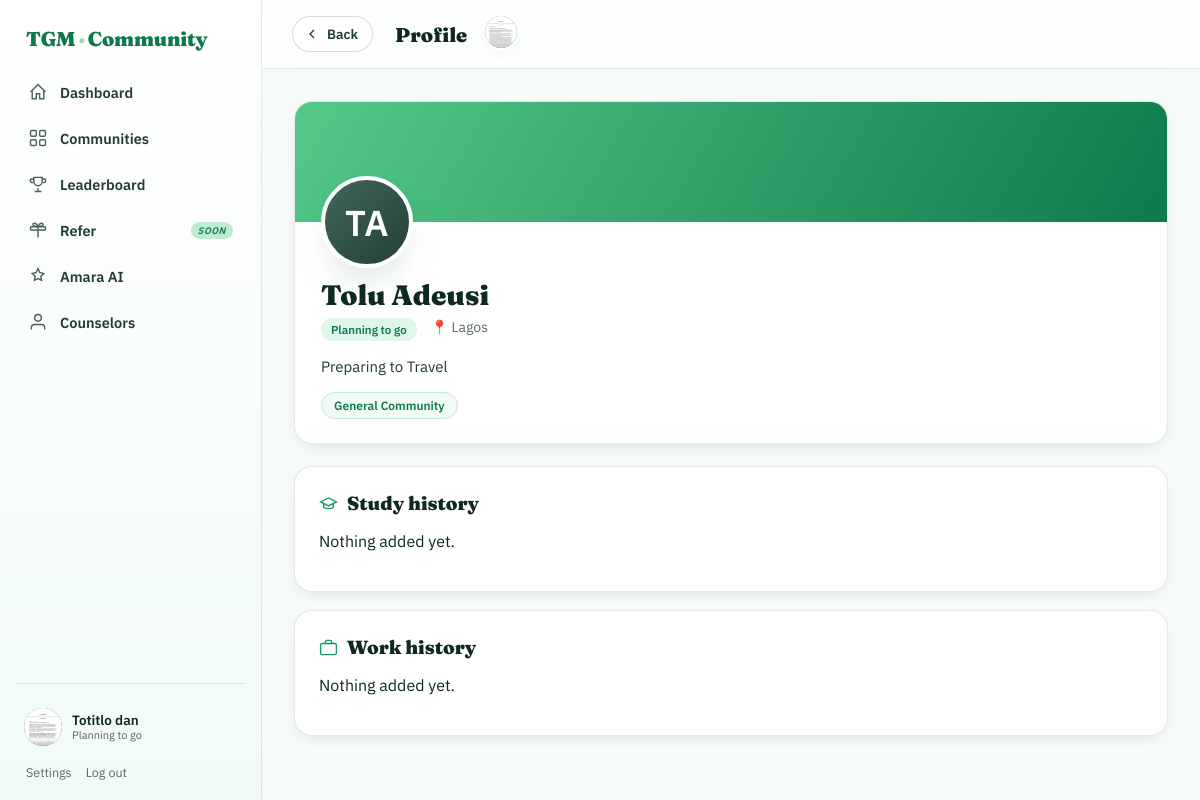
The app's page /u/2 (signed in) with its own data.
### tables this page shows
CREATE TABLE students (
            id INTEGER PRIMARY KEY AUTOINCREMENT,
            email TEXT NOT NULL UNIQUE,
            display_name TEXT,
            created_at TEXT NOT NULL,
            last_seen_at TEXT,
            is_banned INTEGER NOT NULL DEFAULT 0
        , user_type TEXT, avatar_path TEXT, location TEXT, destination TEXT, headline TEXT, bio TEXT, study_history TEXT, work_history TEXT, onboarded INTEGER NOT NULL DEFAULT 0, chat_mode TEXT NOT NULL DEFAULT 'ai', phone TEXT, password_hash TEXT, journey_stage TEXT, journey_updated_at TEXT);

CREATE TABLE room_members (
            student_id INTEGER NOT NULL REFERENCES students(id),
            room TEXT NOT NULL,
            joined_at TEXT NOT NULL,
            PRIMARY KEY (student_id, room)
        );

### blueprints/social.py (the view)
@social_bp.route("/u/<int:user_id>")
@login_required
def profile(user_id):
    db = get_db()
    row = db.execute("SELECT * FROM students WHERE id = ?", (user_id,)).fetchone()
    if not row:
        abort(404)
    prof = profile_dict(row)
    joined = [
        COMMUNITY_ROOM_META.get(r["room"], {}).get("label", r["room"])
        for r in db.execute("SELECT room FROM room_members WHERE student_id = ?", (user_id,)).fetchall()
    ]
    return render_template(
        "profile.html", prof=prof, joined_rooms=joined, is_me=(user_id == session["student_id"])
    )

### blueprints/admin.py (called while the page is built, shortened)
@admin_bp.app_context_processor
def _inject_admin():
    if not (request.path or "").startswith("/admin"):
        return {}

### blueprints/social.py (called while the page is built)
def _load_json(raw):
    try:
        val = json.loads(raw) if raw else []
        return val if isinstance(val, list) else []
    except (ValueError, TypeError):
        return []

def current_student(db=None):
    sid = session.get("student_id")
    if not sid:
        return None
    db = db or get_db()
    return db.execute("SELECT * FROM students WHERE id = ?", (sid,)).fetchone()

def profile_dict(row):
    if not row:
        return None
    name = row["display_name"] or (row["email"].split("@")[0] if row["email"] else "Member")
    initials = "".join(w[0] for w in name.split()[:2]).upper() or "M"
    keys = row.keys()
    def g(k, default=None):
        return row[k] if k in keys else default
    return {
        "id": row["id"],
        "name": name,
        "initials": initials,
        "user_type": g("user_type") or "aspiring",
        "location": g("location") or "",
        "destination": g("destination") or "",
        "headline": g("headline") or "",
        "bio": g("bio") or "",
        "has_avatar": bool(g("avatar_path")),
        "study_history": _load_json(g("study_history")),
        "work_history": _load_json(g("work_history")),
        "onboarded": bool(g("onboarded")),
    }

def _rooms():
    return [
        {"key": k, **COMMUNITY_ROOM_META.get(k, {"label": k.title(), "code": k[:2].upper(), "blurb": ""})}
        for k in COMMUNITY_ROOMS
    ]

@social_bp.app_context_processor
def _inject():
    me = None
    if session.get("student_id"):
        me = profile_dict(current_student())
    return {"me": me, "nav_rooms": _rooms(), "ep": request.endpoint}

@social_bp.before_request
def _require_onboarding():
    exempt = {"social.onboarding", "social.avatar", "static"}
    if request.endpoint in exempt:
        return None
    if not session.get("student_id"):
        return None  # login_required on the view handles anon users
    row = current_student()
    if row and not (row["onboarded"] if "onboarded" in row.keys() else 0):
        return redirect(url_for("social.onboarding"))
    return None

### extensions.py (called while the page is built)
def login_required(view):
    @wraps(view)
    def wrapped(*args, **kwargs):
        if not session.get("student_id"):
            return redirect(url_for("auth.join", next=request.path))
        return view(*args, **kwargs)
    return wrapped

### templates/profile.html (shortened to what this page needs)
{% extends "app_base.html" %}
{% from "_avatar.html" import avatar %}
{% block page_title %}Profile{% endblock %}
{% block back %}<a class="backbtn" href="{{ url_for('social.communities') }}"><svg viewBox="0 0 24 24" fill="none" stroke="currentColor" stroke-width="2"><path d="M15 18l-6-6 6-6"/></svg>Back</a>{% endblock %}
{% block app_content %}
<div class="card profile-hero">
  <div class="profile-cover"></div>
  <div class="profile-body">
    {{ avatar(prof, 92) }}
    <div class="profile-name">
      <div>
        <h1>{{ prof.name }}</h1>
        <div class="meta">
          <span class="type-badge {{ prof.user_type }}">{{ 'Already abroad' if prof.user_type == 'abroad' else 'Planning to go' }}</span>
          {% if prof.location %}<span>📍 {{ prof.location }}</span>{% endif %}
        </div>
      </div>
    </div>
    {% if prof.headline %}<p class="profile-headline">{{ prof.headline }}</p>{% endif %}
    {% if joined_rooms %}
    <div class="profile-tags">
      {% for r in joined_rooms %}<span class="tag">{{ r }} Community</span>{% endfor %}
    </div>
    {% endif %}
  </div>
</div>
<div class="card form-card timeline-section" style="max-width:none;">
  <h2><svg viewBox="0 0 24 24" fill="none" stroke="currentColor" stroke-width="1.7"><path d="M22 10 12 5 2 10l10 5 10-5z"/><path d="M6 12v5c3 2 9 2 12 0v-5"/></svg> Study history</h2>
  {% if prof.study_history %}
  <ul class="timeline">
    {% for s in prof.study_history %}
    <li><span class="dot"></span><div><div class="t-title">{{ s.title }}</div><div class="t-org">{{ s.org }}</div><div class="t-years">{{ s.years }}</div></div></li>
    {% endfor %}
  </ul>
  {% else %}<p class="rc-blurb">{% if is_me %}Add your studies from <a href="{{ url_for('social.settings') }}" style="color:var(--g-700);">Settings</a>.{% else %}Nothing added yet.{% endif %}</p>{% endif %}
</div>
<div class="card form-card timeline-section" style="max-width:none;margin-top:18px;">
  <h2><svg viewBox="0 0 24 24" fill="none" stroke="currentColor" stroke-width="1.7"><rect x="2" y="7" width="20" height="14" rx="2"/><path d="M8 7V5a2 2 0 0 1 2-2h4a2 2 0 0 1 2 2v2"/></svg> Work history</h2>
  {% if prof.work_history %}
  <ul class="timeline">
    {% for w in prof.work_history %}
    <li><span class="dot"></span><div><div class="t-title">{{ w.title }}</div><div class="t-org">{{ w.org }}</div><div class="t-years">{{ w.years }}</div></div></li>
    {% endfor %}
  </ul>
  {% else %}<p class="rc-blurb">{% if is_me %}Add your experience from <a href="{{ url_for('social.settings') }}" style="color:var(--g-700);">Settings</a>.{% else %}Nothing added yet.{% endif %}</p>{% endif %}
</div>
{% endblock %}

### templates/app_base.html (shortened to what this page needs)
<!doctype html>
<html lang="en">
<head>
<link rel="stylesheet" href="{{ url_for('static', filename='css/social.css') }}" />
</head>
<body class="app">
{% set ep = request.endpoint or '' %}
<div class="app-shell">
  <aside class="side">
    <a class="side-brand" href="{{ url_for('home') }}">TGM<span>·</span>Community</a>
    <nav class="side-nav">
      <a href="{{ url_for('social.dashboard') }}" class="{{ 'on' if ep == 'social.dashboard' }}">
        <svg viewBox="0 0 24 24" fill="none" stroke="currentColor" stroke-width="1.7"><path d="M3 12l9-9 9 9"/><path d="M5 10v10h5v-6h4v6h5V10"/></svg>
        <span>Dashboard</span>
      </a>
      <div class="side-group-head">
        <a href="{{ url_for('community.community_room', room='general') }}" class="{{ 'on' if ep in ('social.communities','community.community_room') }}">
          <svg viewBox="0 0 24 24" fill="none" stroke="currentColor" stroke-width="1.7"><rect x="3" y="3" width="7" height="7" rx="1.5"/><rect x="14" y="3" width="7" height="7" rx="1.5"/><rect x="3" y="14" width="7" height="7" rx="1.5"/><rect x="14" y="14" width="7" height="7" rx="1.5"/></svg>
          <span>Communities</span>
        </a>
      </div>
      <a href="{{ url_for('social.leaderboard') }}" class="{{ 'on' if ep == 'social.leaderboard' }}">
        <svg viewBox="0 0 24 24" fill="none" stroke="currentColor" stroke-width="1.7"><path d="M8 21h8M12 17v4M7 4h10v5a5 5 0 0 1-10 0V4z"/><path d="M7 6H4a2 2 0 0 0 2 4M17 6h3a2 2 0 0 1-2 4"/></svg>
        <span>Leaderboard</span>
      </a>
      <a href="{{ url_for('social.refer') }}" class="{{ 'on' if ep == 'social.refer' }}">
        <svg viewBox="0 0 24 24" fill="none" stroke="currentColor" stroke-width="1.7"><rect x="3" y="8" width="18" height="4" rx="1"/><path d="M12 8v13M12 8S10 3 7 4s0 4 5 4M12 8s2-5 5-4-.2 4-5 4"/></svg>
        <span>Refer</span><em class="soon">Soon</em>
      </a>
      <a href="{{ url_for('chat.chat_page') }}" class="{{ 'on' if ep == 'chat.chat_page' }}">
        <svg viewBox="0 0 24 24" fill="none" stroke="currentColor" stroke-width="1.7"><path d="M12 3l2.1 4.7L19 9l-3.6 3.3.9 4.9L12 15l-4.3 2.2.9-4.9L5 9l4.9-1.3z"/></svg>
        <span>Amara AI</span>
      </a>
      <a href="{{ url_for('counselors.directory') }}" class="{{ 'on' if ep in ('counselors.directory','counselors.chat_page') }}">
        <svg viewBox="0 0 24 24" fill="none" stroke="currentColor" stroke-width="1.7"><path d="M20 21v-2a4 4 0 0 0-4-4H8a4 4 0 0 0-4 4v2"/><circle cx="12" cy="7" r="4"/></svg>
        <span>Counselors</span>
      </a>
    </nav>
    <div class="side-foot">
      {% if me %}
      <a class="side-me" href="{{ url_for('social.me') }}">
        {% from "_avatar.html" import avatar %}{{ avatar(me, 38) }}
        <span class="side-me-txt"><b>{{ me.name }}</b><small>{{ 'Already abroad' if me.user_type == 'abroad' else 'Planning to go' }}</small></span>
      </a>
      <div class="side-foot-links">
        <a href="{{ url_for('social.settings') }}" class="{{ 'on' if ep == 'social.settings' }}">Settings</a>
        <a href="{{ url_for('auth.logout') }}">Log out</a>
      </div>
      {% endif %}
    </div>
  </aside>
  <main class="main">
    <header class="topbar">
      {% block back %}{% endblock %}
      <div class="topbar-title">{% block page_title %}{% endblock %}</div>
      {% if me %}<a class="topbar-me" href="{{ url_for('social.me') }}">{% from "_avatar.html" import avatar %}{{ avatar(me, 36) }}</a>{% endif %}
    </header>
    <div class="content {% block content_mod %}{% endblock %}">
      {% block app_content %}{% endblock %}
    </div>
  </main>
    {% if me %}<a href="{{ url_for('social.me') }}" class="{{ 'on' if ep in ('social.profile','social.settings') }}">{% from "_avatar.html" import avatar %}{{ avatar(me, 26) }}</a>{% endif %}
</div>
{% set notice = request.args.get('notice') %}
</body>
</html>

### records on screen
students: name "Totitlo dan", user_type "Planning to go"
students: name "Tolu Adeusi", user_type "Planning to go", location "Lagos", headline "Preparing to Travel"
room_members: room "General"

### other values on screen
{{ user.initials }} "TA"
